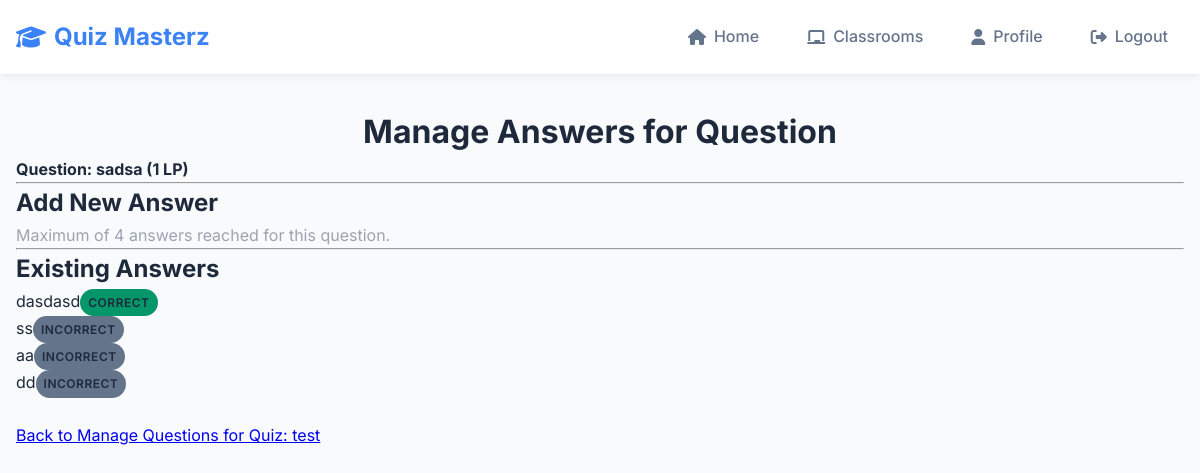
Page /teacher/question/2/manage_answers (signed in) on the committed database.
### website/models.py (models this page shows, shortened)
class Question(db.Model):
    id = db.Column(db.Integer, primary_key=True)
    quiz_id = db.Column(db.Integer, db.ForeignKey('quiz.id'), nullable=False)
    text = db.Column(db.Text, nullable=False)
    learning_points = db.Column(db.Integer, nullable=False, default=1)
    answers = db.relationship('Answer', backref='question', lazy='dynamic', cascade="all, delete-orphan")

class Answer(db.Model):
    id = db.Column(db.Integer, primary_key=True)
    question_id = db.Column(db.Integer, db.ForeignKey('question.id'), nullable=False)
    text = db.Column(db.String(255), nullable=False)
    is_correct = db.Column(db.Boolean, default=False, nullable=False)

class Quiz(db.Model):
    id = db.Column(db.Integer, primary_key=True)
    name = db.Column(db.String(150), nullable=False)
    teacher_id = db.Column(db.Integer, db.ForeignKey('user.id'), nullable=False) # Added: who created quiz
    is_published = db.Column(db.Boolean, default=False, nullable=False) # Draft/upload workflow
    questions = db.relationship('Question', backref='quiz', lazy='dynamic', cascade="all, delete-orphan") # Added
    teacher = db.relationship('User', backref=db.backref('created_quizzes', lazy='dynamic'))

### website/views.py (the view, shortened to what this page needs)
@views.route('/teacher/question/<int:question_id>/manage_answers', methods=['GET', 'POST'])
@login_required
def teacher_manage_question_answers(question_id):
    if current_user.role != 'teacher':
        flash('Access denied.', category='error')
        return redirect(url_for('views.home'))
    question = Question.query.get_or_404(question_id)
    quiz = question.quiz
    if quiz.teacher_id != current_user.id:
        flash('You do not own the quiz this question belongs to.', category='error')
        return redirect(url_for('views.teacher_classrooms'))
    classroom_id = request.args.get('classroom_id', type=int)
    answers = question.answers.all()
    return render_template('teacher_manage_answers.html', user=current_user, question=question, answers=answers, quiz_id=quiz.id, classroom_id=classroom_id)

### website/__init__.py (called while the page is built)
def create_app():
    app = Flask(__name__)
    app.config['SECRET_KEY'] = 'hjshjhdjah kjshkjdhjs'
    app.config['SQLALCHEMY_DATABASE_URI'] = f'sqlite:///{DB_NAME}'
    db.init_app(app)
    migrate.init_app(app, db)
    from .views import views
    from .auth import auth
    app.register_blueprint(views, url_prefix='/')
    app.register_blueprint(auth, url_prefix='/')
    from .models import User
    with app.app_context():
        db.create_all()
    login_manager = LoginManager()
    login_manager.login_view = 'auth.login'
    login_manager.init_app(app)
    @login_manager.user_loader
    def load_user(id):
        return User.query.get(int(id))
    return app

### website/templates/teacher_manage_answers.html (shortened to what this page needs)
{% extends "base.html" %}
{% block content %}
<h1 align="center">Manage Answers for Question</h1>
<div class="container">
    <h4>Question: {{ question.text }} ({{ question.learning_points }} LP)</h4>
    <hr>
    <h2>Add New Answer</h2>
    {% if answers|length < 4 %}
        <form method="POST" action="{{ url_for('views.teacher_manage_question_answers', question_id=question.id) }}">
            <div class="form-group">
                <label for="answer_text">Answer Text</label>
                <input type="text" class="form-control" id="answer_text" name="answer_text" required>
            </div>
            <div class="form-check">
                <input type="checkbox" class="form-check-input" id="is_correct" name="is_correct">
                <label class="form-check-label" for="is_correct">correct answer?</label>
            </div>
            <br />
            <button type="submit" class="btn btn-primary">Add Answer</button>
        </form>
    {% else %}
        <p class="text-muted">Maximum of 4 answers reached for this question.</p>
    {% endif %}
    <hr>
    <h2>Existing Answers</h2>
    {% if answers %}
        <ul class="list-group">
            {% for answer in answers %}
                <li class="list-group-item d-flex justify-content-between align-items-center">
                    {{ answer.text }}
                    <span class="badge bg-{{ 'success' if answer.is_correct else 'secondary' }}">
                        {{ 'Correct' if answer.is_correct else 'Incorrect' }}
                    </span>
                </li>
            {% endfor %}
        </ul>
    {% else %}
        <p>No answers added to this question yet.</p>
    {% endif %}
    <br />
    <p><a href="{{ url_for('views.teacher_manage_quiz_questions', quiz_id=quiz_id) }}">Back to Manage Questions for Quiz: {{ question.quiz.name }}</a></p>
</div>
{% endblock %}

### website/static/css/style.css (style rules this page uses)
:root { --primary-color: #3b82f6; --secondary-color: #64748b; --success-color: #059669; --warning-color: #f59e0b; --danger-color: #dc2626; --background-color: #f8fafc; --surface-color: #ffffff; --text-primary: #1e293b; --text-secondary: #64748b; --border-color: #e2e8f0; --border-radius: 8px; --shadow: 0 2px 8px rgba(0,0,0,0.08); --transition: all 0.2s ease; }
* { margin: 0; padding: 0; box-sizing: border-box; }
body { font-family: 'Inter', -apple-system, BlinkMacSystemFont, 'Segoe UI', Roboto, sans-serif; line-height: 1.6; color: var(--text-primary); background-color: var(--background-color); }
.container { max-width: 1200px; margin: 0 auto; padding: 0 1rem; }

### website/static/css/components.css (style rules this page uses)
.badge { display: inline-flex; align-items: center; gap: 0.25rem; padding: 0.25rem 0.5rem; border-radius: 9999px; font-size: 0.75rem; font-weight: 600; text-transform: uppercase; letter-spacing: 0.5px; }

### website/static/css/utilities.css (style rules this page uses)
.text-muted { color: #9ca3af; }
.d-flex { display: flex; }
.bg-secondary { background-color: #64748b; }
.bg-success { background-color: #059669; }

### rows in the picture
Question: text "sadsa", learning_points "1"
Answer: text "dasdasd", is_correct "CORRECT"
Answer: text "ss", is_correct "INCORRECT"
Answer: text "aa", is_correct "INCORRECT"
Answer: text "dd", is_correct "INCORRECT"
Quiz: quiz.name "test"
